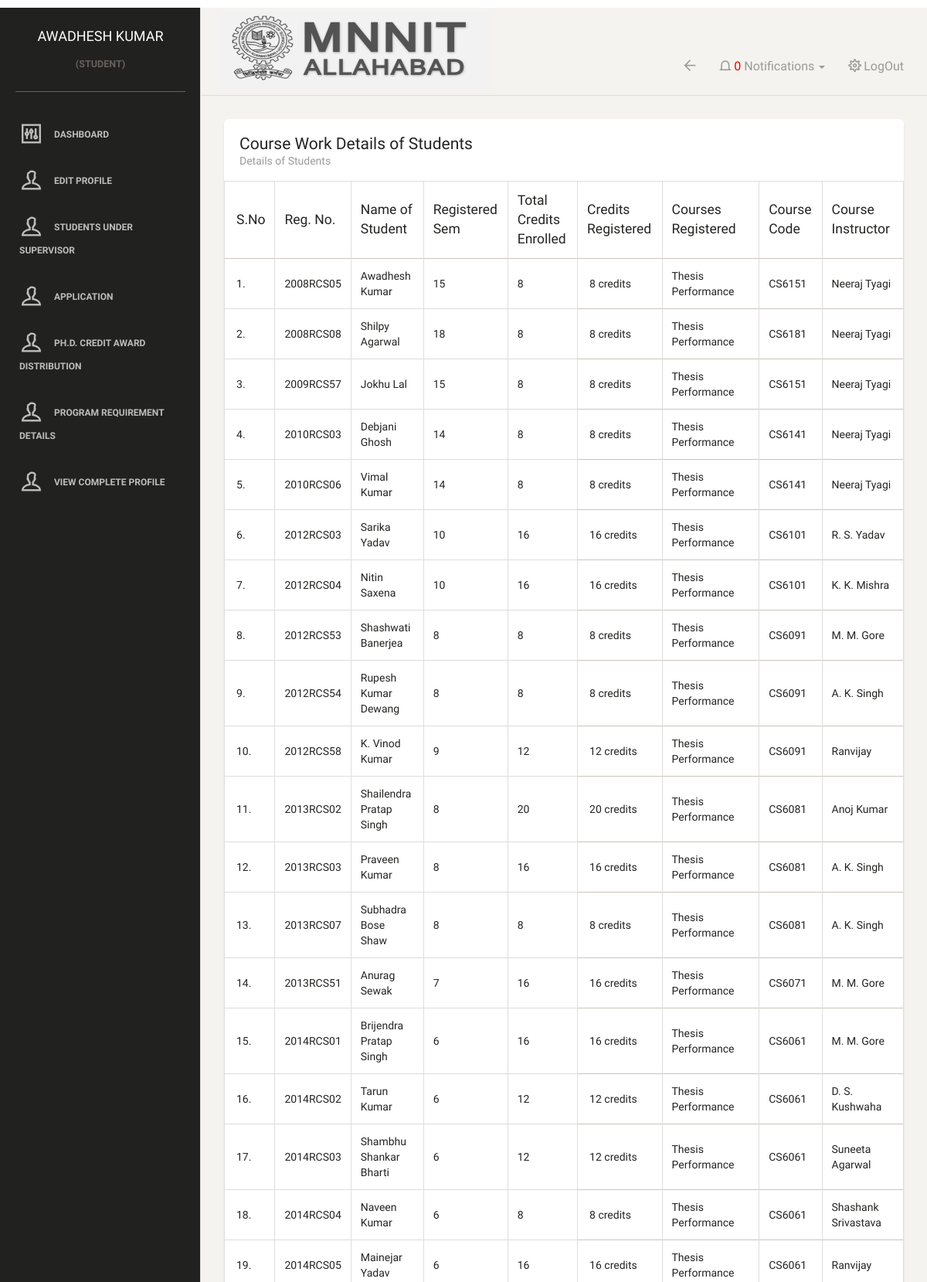
Page /report01.php (signed in, upper part) on the committed database.
### tables this page shows
CREATE TABLE `studentmaster` (
  `reg_no` varchar(10) NOT NULL,
  `password` varchar(50) NOT NULL,
  `photo_path` varchar(50) NOT NULL,
  `category` varchar(10) NOT NULL,
  `program` varchar(20) NOT NULL,
  `name` varchar(50) NOT NULL,
  `father_name` varchar(50) NOT NULL,
  `address` varchar(100) NOT NULL,
  `contact_no` decimal(15,0) NOT NULL,
  `mail_id` varchar(30) NOT NULL,
  `hostel` varchar(50) NOT NULL,
  `gender` varchar(20) NOT NULL,
  `highest_qualification` varchar(100) NOT NULL,
  `nationality` varchar(25) NOT NULL,
  `admission_category_code` varchar(10) NOT NULL,
  `stipendiary` tinyint(1) NOT NULL,
  `program_type` varchar(25) NOT NULL,
  `program_category` varchar(25) NOT NULL,
  `dept_id` int(2) NOT NULL,
  `year_of_joining` varchar(20) NOT NULL
);

CREATE TABLE `studentregistration` (
  `reg_no` varchar(10) NOT NULL,
  `sem_no` decimal(2,0) NOT NULL,
  `sem_type` tinyint(1) NOT NULL,
  `registration_by` varchar(50) NOT NULL,
  `date_of_reg` date NOT NULL,
  `remarks` text NOT NULL,
  `total_credits_registered` decimal(3,0) NOT NULL
);

### includes/preProcess.php (called while the page is built, shortened)
<?php
if(!isset($_SESSION['reg_no']))
{
    header("location: ./");
}
else
    $reg_no = $_SESSION['reg_no'];
include("connect.php");
$is_admin = 0;
if(isset($_SESSION['is_admin']) && $_SESSION['is_admin'] == 1)
{
    $is_admin = 1;
    $name = "ADMIN";
    $url =  "//{$_SERVER['HTTP_HOST']}{$_SERVER['REQUEST_URI']}";
    $user['name'] = "ADMIN";
    $escaped_url = htmlspecialchars( $url, ENT_QUOTES, 'UTF-8' );
}else if(! strcmp($_SESSION['role'], "student"))
{
    $query = "SELECT * FROM studentmaster WHERE reg_no='$reg_no'";
    $results = mysqli_query($connection, $query);
    $user = mysqli_fetch_array($results);
    if(empty($user['photo_path']))
    {
        $user['photo_path']='./images/default.jpg';
    }
}
?>

### report01.php (the view, shortened to what this page needs)
<?php
	include("./includes/preProcess.php");
    function getFacultyName($faculty_id){
	include("./includes/connect.php");
	$query = "SELECT name FROM faculty WHERE faculty_id ='$faculty_id'";
	$result = mysqli_query($connection, $query);
	$faculty = mysqli_fetch_assoc($result);
	$faculty_name = $faculty['name'];
	return $faculty_name;
}
?>
<!doctype html>
<html lang="en">
<head>
	<link href="assets/css/bootstrap.min.css" rel="stylesheet" />
	<link href="assets/css/animate.min.css" rel="stylesheet"/>
	<link href="assets/css/paper-dashboard.css" rel="stylesheet"/>
	<link href="http://maxcdn.bootstrapcdn.com/font-awesome/latest/css/font-awesome.min.css" rel="stylesheet">
	<link href="assets/css/themify-icons.css" rel="stylesheet">
	<link href="./css/myCss.css" rel="stylesheet">
	<link href="assets/css/datepicker.css" rel="stylesheet" />
</head>
<body>
<div class="wrapper">
	<div class="sidebar" data-background-color="black" data-active-color="warning">
		<div class="sidebar-wrapper">
			<div class="logo">
				<?php include('./includes/topleft.php') ?>
			</div>
			<?php
				include("./includes/sideNav.php");
			?>
		</div>
	</div>
	<div class="main-panel">
	<nav class="navbar navbar-default">
           <div class="container-fluid">
               <div class="navbar-header">
                   <?php include('./includes/logo.php'); ?>
               </div>
               <div class="collapse navbar-collapse">
                   <?php include("./includes/topright.php") ?>
               </div>
           </div>
       </nav>
			<div class="content">
				<div class="container-fluid">
					<div class="row">
						<div class="col-md-12">
						<div class="card">
                           <div class="header">
                               <h4 class="title">Course Work Details of Students</h4>
                               <p class="category">Details of Students</p>
                           </div>
                           <div class="content table-responsive table-full-width">
                               <table class="table table-bordered">
                                   <thead>
                                   	<th>S.No</th>
                                       <th>Reg. No.</th>
                                   	<th>Name of Student</th>
                                   	<th>Registered Sem</th>
                                   	<th>Total Credits Enrolled</th>
                                   	<th>Credits Registered</th>
                                   	<th>Courses Registered</th>
                                   	<th>Course Code</th>
                                   	<th>Course Instructor</th>
                                   </thead>
                                   <tbody>
                                   	<?php
                                   		$query = "SELECT distinct(reg_no), name, supervisor1_id FROM studentmaster natural join studentregistration natural join currentsupervisor";
                                           $allStudents = mysqli_query($connection, $query);
                                           $counter = 0;
                                           while( $thisStudent = mysqli_fetch_array($allStudents) )
                                           {
                                           	$counter++;
                                           	$reg_no = $thisStudent['reg_no'];
                                            $query = "SELECT * FROM studentregistration WHERE reg_no = '$reg_no' ORDER BY date_of_reg DESC LIMIT 0,1";
                                            $result = mysqli_query($connection, $query);
                                            $StudentSemDetails = mysqli_fetch_array($result);
                                            $thisStudentSemNo = $StudentSemDetails['sem_no'];
                                            $thisStudentSemType = $StudentSemDetails['sem_type'];
                                            $query = "SELECT * FROM courseregistration NATURAL JOIN course WHERE reg_no = '$reg_no' AND sem_no = '$thisStudentSemNo' AND sem_type = '$thisStudentSemType' AND status = 'approved' AND dropcourse = '0'";
                                            $result = mysqli_query($connection, $query);
                                            $count = mysqli_num_rows($result);
                                   	?>
                                   		<tr>
                                   			<td rowspan="<?php echo $count + 1 ?>">
                                               	<?php echo $counter."."; ?>
                                               </td>
                                               <td rowspan="<?php echo $count + 1 ?>">
                                               	<?php echo $thisStudent['reg_no']; ?>
                                               </td>
                                               <td rowspan="<?php echo $count + 1 ?>">
                                               	<?php echo $thisStudent['name']; ?>
                                               </td>
                                               <td rowspan="<?php echo $count + 1 ?>">
                                               	<?php echo $StudentSemDetails['sem_no']; ?>
                                               </td>
                                               <td rowspan="<?php echo $count + 1 ?>">
                                               	<?php echo $StudentSemDetails['total_credits_registered']; ?>
                                               </td>
                                            </tr>
                                       <?php
                                           while( $thisStudentCourseDetails = mysqli_fetch_array($result) )
                                           {
                                       ?>
                                               	<tr>
                                                   <td>
                                                       <?php echo $thisStudentCourseDetails['credits_enrolled']." credits" ?>
                                                   </td>
                                                   <td>
                                                       <?php echo $thisStudentCourseDetails['course_name'] ?>
                                                   </td>
                                                   <td>
                                                       <?php echo $thisStudentCourseDetails['course_id'] ?>
                                                   </td>
                                                   <td>
                                                   	<?php
                                                   		if(!strcmp($thisStudentCourseDetails['course_name'], "Thesis Performance") || !strcmp($thisStudentCourseDetails['course_name'], "Comprehensive") || !strcmp($thisStudentCourseDetails['course_name'], "State of the Art")){
                                                   			echo getFacultyName($thisStudent['supervisor1_id']) ;
                                                   		}
                                                        ?>
                                                   </td>
                                                   </tr>
                                       <?php
                                           }
                                       ?>
                                       <?php
                                       }
                                       ?>
                                   </tbody>
                               </table>
                           </div>
                       </div>
</div>
</div>
</div>
</div>
</div>
</body>
</html>

### includes/topleft.php
<a href="./dashboard.php" class="simple-text">
                <?php echo $user['name'] ?>
            </a>
            <?php if ($is_admin == 1)
            {
            ?>
            <center><h6>(admin)</h6></center>
            <?php
             } else {
             ?>
             <center><h6>(<?php echo $_SESSION['role']; ?>)</h6></center>
             <?php
             }
             ?>

### rows in the picture
studentmaster: name "AWADHESH KUMAR", reg_no "2008RCS05", name "Awadhesh Kumar", studentregistration.sem_no "15", studentregistration.total_credits_registered "8", credits_enrolled "8", course_name "Thesis Performance", course_id "CS6151", supervisor1_id "Neeraj Tyagi"
studentmaster: reg_no "2008RCS08", name "Shilpy Agarwal", studentregistration.sem_no "18", studentregistration.total_credits_registered "8", credits_enrolled "8", course_name "Thesis Performance", course_id "CS6181", supervisor1_id "Neeraj Tyagi"
studentmaster: reg_no "2009RCS57", name "Jokhu Lal", studentregistration.sem_no "15", studentregistration.total_credits_registered "8", credits_enrolled "8", course_name "Thesis Performance", course_id "CS6151", supervisor1_id "Neeraj Tyagi"
studentmaster: reg_no "2010RCS03", name "Debjani Ghosh", studentregistration.sem_no "14", studentregistration.total_credits_registered "8", credits_enrolled "8", course_name "Thesis Performance", course_id "CS6141", supervisor1_id "Neeraj Tyagi"
studentmaster: reg_no "2010RCS06", name "Vimal Kumar", studentregistration.sem_no "14", studentregistration.total_credits_registered "8", credits_enrolled "8", course_name "Thesis Performance", course_id "CS6141", supervisor1_id "Neeraj Tyagi"
studentmaster: reg_no "2012RCS03", name "Sarika Yadav", studentregistration.sem_no "10", studentregistration.total_credits_registered "16", credits_enrolled "16", course_name "Thesis Performance", course_id "CS6101", supervisor1_id "R. S. Yadav"
studentmaster: reg_no "2012RCS04", name "Nitin Saxena", studentregistration.sem_no "10", studentregistration.total_credits_registered "16", credits_enrolled "16", course_name "Thesis Performance", course_id "CS6101", supervisor1_id "K. K. Mishra"
studentmaster: reg_no "2012RCS53", name "Shashwati Banerjea", studentregistration.sem_no "8", studentregistration.total_credits_registered "8", credits_enrolled "8", course_name "Thesis Performance", course_id "CS6091", supervisor1_id "M. M. Gore"
studentmaster: reg_no "2012RCS54", name "Rupesh Kumar Dewang", studentregistration.sem_no "8", studentregistration.total_credits_registered "8", credits_enrolled "8", course_name "Thesis Performance", course_id "CS6091", supervisor1_id "A. K. Singh"
studentmaster: reg_no "2012RCS58", name "K. Vinod Kumar", studentregistration.sem_no "9", studentregistration.total_credits_registered "12", credits_enrolled "12", course_name "Thesis Performance", course_id "CS6091", supervisor1_id "Ranvijay"
studentmaster: reg_no "2013RCS02", name "Shailendra Pratap Singh", studentregistration.sem_no "8", studentregistration.total_credits_registered "20", credits_enrolled "20", course_name "Thesis Performance", course_id "CS6081", supervisor1_id "Anoj Kumar"
studentmaster: reg_no "2013RCS03", name "Praveen Kumar", studentregistration.sem_no "8", studentregistration.total_credits_registered "16", credits_enrolled "16", course_name "Thesis Performance", course_id "CS6081", supervisor1_id "A. K. Singh"
studentmaster: reg_no "2013RCS07", name "Subhadra Bose Shaw", studentregistration.sem_no "8", studentregistration.total_credits_registered "8", credits_enrolled "8", course_name "Thesis Performance", course_id "CS6081", supervisor1_id "A. K. Singh"
studentmaster: reg_no "2013RCS51", name "Anurag Sewak", studentregistration.sem_no "7", studentregistration.total_credits_registered "16", credits_enrolled "16", course_name "Thesis Performance", course_id "CS6071", supervisor1_id "M. M. Gore"
studentmaster: reg_no "2014RCS01", name "Brijendra Pratap Singh", studentregistration.sem_no "6", studentregistration.total_credits_registered "16", credits_enrolled "16", course_name "Thesis Performance", course_id "CS6061", supervisor1_id "M. M. Gore"
studentmaster: reg_no "2014RCS02", name "Tarun Kumar", studentregistration.sem_no "6", studentregistration.total_credits_registered "12", credits_enrolled "12", course_name "Thesis Performance", course_id "CS6061", supervisor1_id "D. S. Kushwaha"
studentmaster: reg_no "2014RCS03", name "Shambhu Shankar Bharti", studentregistration.sem_no "6", studentregistration.total_credits_registered "12", credits_enrolled "12", course_name "Thesis Performance", course_id "CS6061", supervisor1_id "Suneeta Agarwal"
studentmaster: reg_no "2014RCS04", name "Naveen Kumar", studentregistration.sem_no "6", studentregistration.total_credits_registered "8", credits_enrolled "8", course_name "Thesis Performance", course_id "CS6061", supervisor1_id "Shashank Srivastava"
studentmaster: reg_no "2014RCS05", name "Mainejar Yadav", studentregistration.sem_no "6", studentregistration.total_credits_registered "16", credits_enrolled "16", course_name "Thesis Performance", course_id "CS6061", supervisor1_id "Ranvijay"

### other values in the picture
$_SESSION['role'] "STUDENT"
$countNotifications "0"
